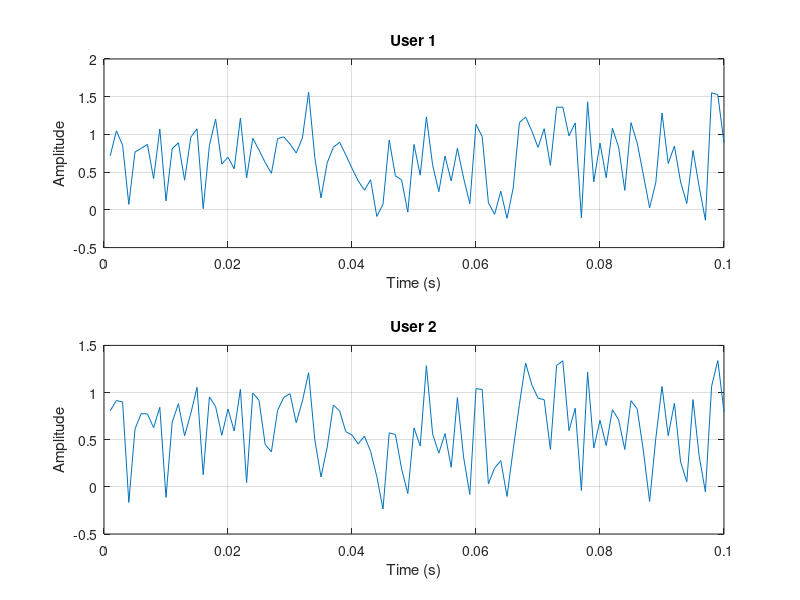

The MATLAB source for this figure:
% n0.0f bits for transmit signal: 100 bits only - Multiply '/25' for 4 bits
close all; clear all;clc;
        TxBits_n = 100;
        t_s=0.001:0.001:0.1;
% distance from Base Station (BS) to Primary User, to User1, to User2
% Assuming d_max=10, attenuation calculation
        DstBStoPUser_dp = 3;
        DstBStoUser1_ds1 = 2;
        DstBStoUser2_ds2 = 4;
        MaxDsttoUser_00 = 10;
      SumSquareDst_00=DstBStoPUser_dp^2+DstBStoUser1_ds1^2+DstBStoUser2_ds2^2;
      
% power allocation for Primary User, User1 and User 2 - TNY:
%       pp=0.5;
%       p1=0.3; inverse from SMT: p1<->p2
%       p2=0.2; inverse from SMT: p1<->p2
%
% NOMA corrected: farther away from Base Station (BS), more allocated power;
% Assuming the Base Station (BS) has total power of 1 and will allocate
% power for each User as proportional to squared distance: Pwr ~ Dst^2
        TotPwrBS_00 = 1.0;
          % previously suggested: 0.3
          PwrPUser_pp = TotPwrBS_00*(DstBStoPUser_dp^2)/SumSquareDst_00;
          % previously suggested: 0.2
          PwrUser1_p1 = TotPwrBS_00*(DstBStoUser1_ds1^2)/SumSquareDst_00;
          % previously suggested: 0.5
          PwrUser2_p2 = TotPwrBS_00*(DstBStoUser2_ds2^2)/SumSquareDst_00;

% Correct (actual) binary messages of 'TxBits_n' bits length:
% equal probability of 0 and 1 in every bit;
%   'rand'  generates numbers in [0 to 1], uniformally distributed;
%   Mean is 0.5
        SgnPUser_xp = rand(1,TxBits_n) > 0.5;
        SgnUser1_xs1 = rand(1,TxBits_n) > 0.5;
        SgnUser2_xs2 = rand(1,TxBits_n) > 0.5;

%%% Superposition Encoding
% Direct sum of signals: incorrect  - SMT: X=xp+xs1+xs2;
% NOMA: Power-domain Multiplexing, sum of products signal*sqrt(power) - TNY:
        Enc_X = sqrt(PwrPUser_pp)*SgnPUser_xp;
        Enc_X = sqrt(PwrUser1_p1)*SgnUser1_xs1 + Enc_X;
        Enc_X = sqrt(PwrUser2_p2)*SgnUser2_xs2 + Enc_X;
        
%%% Received signals for all Users
% Adding Gaussian Noise: use 'randn' instead of 'rand':
%   'randn' generates numbers in [-Inf,+Inf], normally distributed (Gaussian);
%   Mean is zero, but with strong concetration in [-1 to +1];
%   'rand'  generates numbers in [0 to 1], uniformally distributed;
%   Mean is 0.5
%
% NOMA: Additive White Gaussian Noise (AWGN) with ZERO MEAN and double-side
%  power spectral density, N0/2.
% Noise variation on time N(t) (addition): different for every bit;
%
% Since 'randn' concetrates in [-1 to +1] or even larger and a bit is only
% [0 or 1], and Power<=1 the Signal-to-Noise Ratio (SNR) could be too low.
% So a constant to reduce Noise level is necessary.
%
        NoiseReduc_0 = 10; 
        NoisePUser_N = randn(1,TxBits_n)/NoiseReduc_0;
        NoiseUser1_N = randn(1,TxBits_n)/NoiseReduc_0;
        NoiseUser2_N = randn(1,TxBits_n)/NoiseReduc_0;
% Channel Attenuation Gain (multiplier): different for every User/channel,
% no variation on time. Attenuation is inversely proportional to the power
% and directly proportional to squared distance.
% As the allocated power is proportional to squared distance: Pwr ~ Dst^2,
% it makes all Attenuations become a "boring" constant (0.71 in this case).
% So a random System Loss inversely proportional to power was included to
% increase the unpredictability of simulation.
%
  SyLosPUser_00 = 1 + rand/(10*PwrPUser_pp);
  AtnGnPUser_00 = TotPwrBS_00/PwrPUser_pp * 1/SyLosPUser_00;
  AtnGnPUser_00 = AtnGnPUser_00*(DstBStoPUser_dp^2)/(MaxDsttoUser_00^2);
  AtnGnPUser_00 = 1 - AtnGnPUser_00;
  SyLosUser1_00 = 1 + rand/(10*PwrUser1_p1);
  AtnGnUser1_00 = TotPwrBS_00/PwrUser1_p1 * 1/SyLosUser1_00;
  AtnGnUser1_00 = AtnGnUser1_00*(DstBStoUser1_ds1^2)/(MaxDsttoUser_00^2);
  AtnGnUser1_00 = 1 - AtnGnUser1_00;
  SyLosUser2_00 = 1 + rand/(10*PwrUser2_p2);
  AtnGnUser2_00 = TotPwrBS_00/PwrUser2_p2 * 1/SyLosUser2_00;
  AtnGnUser2_00 = AtnGnUser2_00*(DstBStoUser2_ds2^2)/(MaxDsttoUser_00^2);
  AtnGnUser2_00 = 1 - AtnGnUser2_00;

        RxSgnPUser_ysp = Enc_X*AtnGnPUser_00 + NoisePUser_N;
        RxSgnUser1_ys1 = Enc_X*AtnGnUser1_00 + NoiseUser1_N;
        RxSgnUser2_ys2 = Enc_X*AtnGnUser2_00 + NoiseUser2_N;
        
       figure(1)
       subplot(2,1,1);plot(t_s,RxSgnUser1_ys1);
       title('User 1');xlabel('Time (s)');ylabel('Amplitude');grid on
       subplot(2,1,2);plot(t_s,RxSgnUser2_ys2);
       title('User 2');xlabel('Time (s)');ylabel('Amplitude');grid on
